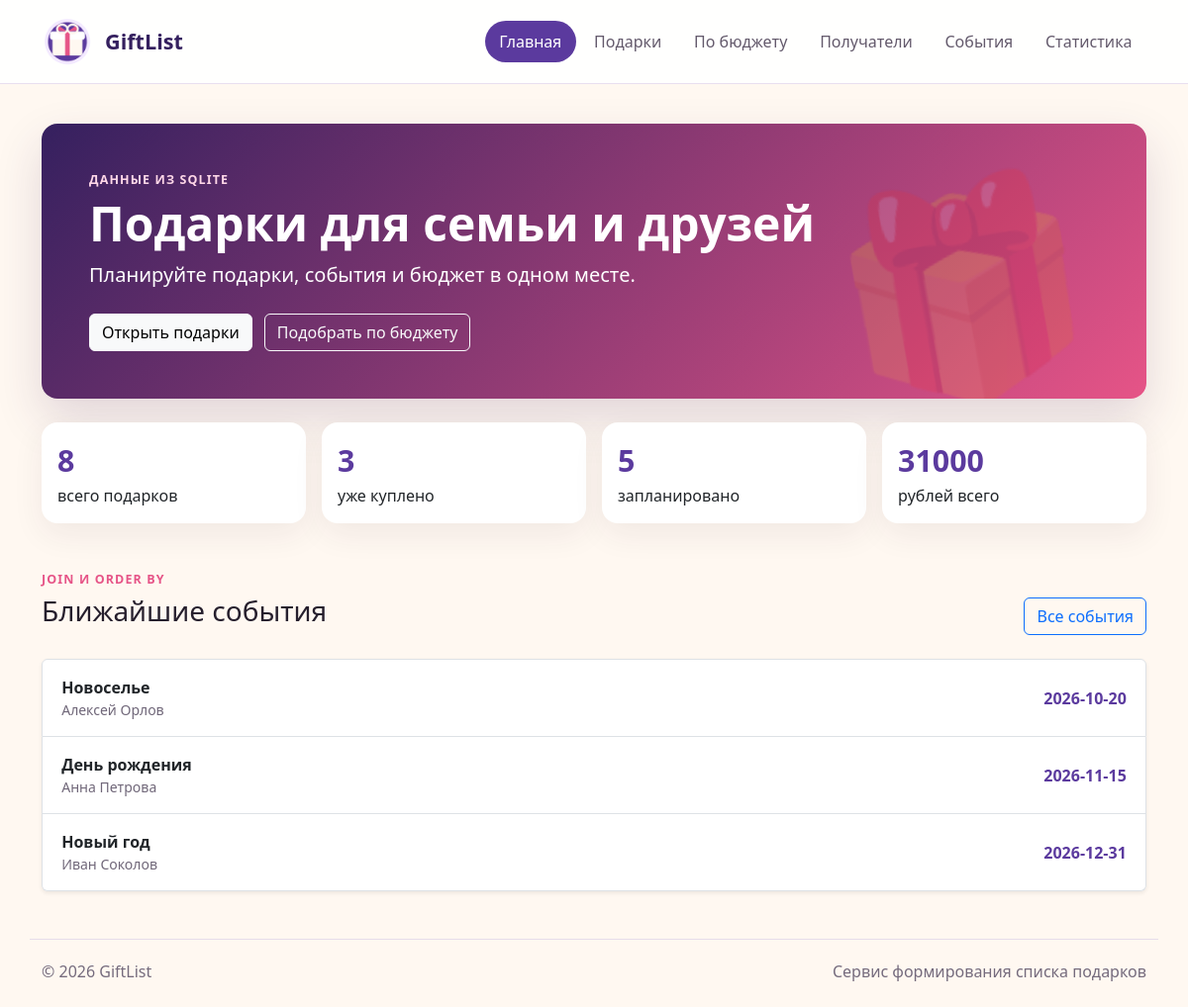
The page / on the database its author committed.
### homepage/views.py (the view)
# urls.py: path("", views.index, name="index"),
def index(request: HttpRequest) -> HttpResponse:
    with closing(get_connection()) as connection:
        gift_list = connection.execute(
            "SELECT id, name FROM gift_lists ORDER BY id LIMIT 1"
        ).fetchone()
        statistics = connection.execute(
            """
            SELECT
                COUNT(*) AS total,
                COALESCE(SUM(purchased), 0) AS purchased,
                COALESCE(SUM(price), 0) AS total_price
            FROM gifts
            """
        ).fetchone()
        upcoming_occasions = connection.execute(
            """
            SELECT
                occasions.id,
                occasions.name,
                occasions.event_date,
                recipients.name AS recipient_name
            FROM occasions
            JOIN recipients ON recipients.id = occasions.recipient_id
            ORDER BY occasions.event_date
            LIMIT 3
            """
        ).fetchall()
    context = {
        "gift_list": gift_list,
        "total": statistics["total"],
        "purchased": statistics["purchased"],
        "planned": statistics["total"] - statistics["purchased"],
        "total_price": statistics["total_price"],
        "upcoming_occasions": upcoming_occasions,
    }
    return render(request, "homepage/index.html", context)

### db/database.py (called while the page is built)
def get_connection(database_path: Path | None = None) -> sqlite3.Connection:
    connection = sqlite3.connect(database_path or DB_PATH)
    connection.row_factory = sqlite3.Row
    connection.execute("PRAGMA foreign_keys = ON")
    return connection

### homepage/templates/homepage/index.html (shortened to what this page needs)
{% extends "base.html" %}
{% block content %}
<section class="hero rounded-4 p-4 p-md-5 mb-4">
    <div class="hero-copy">
        <span class="eyebrow">Данные из SQLite</span>
        <h1 class="display-5 fw-bold">{{ gift_list.name|default:"Список подарков" }}</h1>
        <p class="lead mb-4">Планируйте подарки, события и бюджет в одном месте.</p>
        <a href="{% url 'gifts:list' %}" class="btn btn-light me-2">Открыть подарки</a>
        <a href="{% url 'gifts:affordable' %}" class="btn btn-outline-light">
            Подобрать по бюджету
        </a>
    </div>
</section>
<section class="row g-3 mb-5" aria-label="Статистика списка подарков">
    <div class="col-6 col-lg-3"><div class="card stat-card h-100"><div class="card-body">
        <div class="stat-value">{{ total }}</div><div>всего подарков</div>
    </div></div></div>
    <div class="col-6 col-lg-3"><div class="card stat-card h-100"><div class="card-body">
        <div class="stat-value">{{ purchased }}</div><div>уже куплено</div>
    </div></div></div>
    <div class="col-6 col-lg-3"><div class="card stat-card h-100"><div class="card-body">
        <div class="stat-value">{{ planned }}</div><div>запланировано</div>
    </div></div></div>
    <div class="col-6 col-lg-3"><div class="card stat-card h-100"><div class="card-body">
        <div class="stat-value">{{ total_price }}</div><div>рублей всего</div>
    </div></div></div>
</section>
<section aria-labelledby="upcoming-title">
    <div class="section-heading">
        <div><span class="eyebrow">JOIN и ORDER BY</span>
            <h2 id="upcoming-title" class="h3">Ближайшие события</h2></div>
        <a href="{% url 'occasions:list' %}" class="btn btn-outline-primary">Все события</a>
    </div>
    <div class="list-group shadow-sm">
        {% for occasion in upcoming_occasions %}
            <a class="list-group-item list-group-item-action event-row"
               href="{% url 'occasions:detail' occasion.id %}">
                <span><strong>{{ occasion.name|default:"Без названия" }}</strong>
                    <small>{{ occasion.recipient_name }}</small></span>
                <time datetime="{{ occasion.event_date }}">{{ occasion.event_date }}</time>
            </a>
        {% empty %}
            <div class="list-group-item empty-state">События не найдены.</div>
        {% endfor %}
    </div>
</section>
{% endblock %}

### homepage/static/homepage/css/style.css (style rules this page uses)
:root { --gift-purple: #5b3a9e; --gift-purple-dark: #35205f; --gift-pink: #e65487; --gift-cream: #fff8f1; --gift-ink: #261f2d; }
body { min-height: 100vh; margin: 0; color: var(--gift-ink); background: var(--gift-cream); display: flex; flex-direction: column; }
a { color: var(--gift-purple); }
.hero { color: #fff; background: linear-gradient(135deg, var(--gift-purple-dark), var(--gift-pink)); box-shadow: 0 1.25rem 3rem #40235b28; overflow: hidden; position: relative; }
.hero::after { content: "🎁"; position: absolute; right: 5%; bottom: -2.5rem; font-size: clamp(7rem, 18vw, 13rem); opacity: 0.16; transform: rotate(-10deg); }
.hero-copy { max-width: 760px; position: relative; z-index: 1; }
.eyebrow { display: block; margin-bottom: 0.35rem; color: var(--gift-pink); font-size: 0.78rem; font-weight: 800; letter-spacing: 0.09em; text-transform: uppercase; }
.hero .eyebrow { color: #ffd8e8; }
.stat-card, .gift-card, .recipient-card, .content-card, .detail-card { border: 0; border-radius: 1rem; background: #fff; box-shadow: 0 0.7rem 2rem #33203f12; }
.stat-card { transition: transform 0.2s ease, box-shadow 0.2s ease; }
.stat-value { color: var(--gift-purple); font-size: 1.9rem; font-weight: 800; }
.section-heading { display: flex; align-items: end; justify-content: space-between; gap: 1rem; margin-bottom: 1.5rem; }
.event-row { display: flex; align-items: center; justify-content: space-between; gap: 1rem; padding: 1rem 1.2rem; }
.event-row span { display: flex; flex-direction: column; }
.event-row small { color: #706779; }
.event-row time { color: var(--gift-purple); font-weight: 700; }

### rows shown on the page
gift_lists: name "Подарки для семьи и друзей"
occasions: name "Новоселье", recipient_name "Алексей Орлов", event_date "2026-10-20"
occasions: name "День рождения", recipient_name "Анна Петрова", event_date "2026-11-15"
occasions: name "Новый год", recipient_name "Иван Соколов", event_date "2026-12-31"

### other values the page prints
{{ total }} "8"
{{ purchased }} "3"
{{ planned }} "5"
{{ total_price }} "31000"
